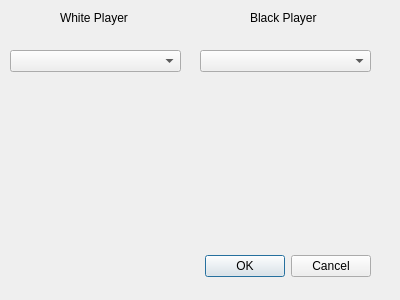
<?xml version="1.0" encoding="UTF-8"?>
<ui version="4.0">
 <class>NewGameDialog</class>
 <widget class="QDialog" name="NewGameDialog">
  <property name="geometry">
   <rect>
    <x>0</x>
    <y>0</y>
    <width>400</width>
    <height>300</height>
   </rect>
  </property>
  <property name="windowTitle">
   <string>New Game</string>
  </property>
  <widget class="QWidget" name="layoutWidget">
   <property name="geometry">
    <rect>
     <x>20</x>
     <y>250</y>
     <width>351</width>
     <height>33</height>
    </rect>
   </property>
   <layout class="QHBoxLayout">
    <property name="spacing">
     <number>6</number>
    </property>
    <property name="margin" stdset="0">
     <number>0</number>
    </property>
    <item>
     <spacer>
      <property name="orientation">
       <enum>Qt::Orientation::Horizontal</enum>
      </property>
      <property name="sizeHint" stdset="0">
       <size>
        <width>131</width>
        <height>31</height>
       </size>
      </property>
     </spacer>
    </item>
    <item>
     <widget class="QPushButton" name="okButton">
      <property name="text">
       <string>OK</string>
      </property>
     </widget>
    </item>
    <item>
     <widget class="QPushButton" name="cancelButton">
      <property name="text">
       <string>Cancel</string>
      </property>
     </widget>
    </item>
   </layout>
  </widget>
  <widget class="QComboBox" name="whitePlayerComboBox">
   <property name="geometry">
    <rect>
     <x>10</x>
     <y>50</y>
     <width>171</width>
     <height>22</height>
    </rect>
   </property>
  </widget>
  <widget class="QComboBox" name="blackPlayerComboBox">
   <property name="geometry">
    <rect>
     <x>200</x>
     <y>50</y>
     <width>171</width>
     <height>22</height>
    </rect>
   </property>
  </widget>
  <widget class="QLabel" name="whitePlayerLabel">
   <property name="geometry">
    <rect>
     <x>60</x>
     <y>10</y>
     <width>71</width>
     <height>16</height>
    </rect>
   </property>
   <property name="text">
    <string>White Player</string>
   </property>
  </widget>
  <widget class="QLabel" name="blackPlayerLabel">
   <property name="geometry">
    <rect>
     <x>250</x>
     <y>10</y>
     <width>71</width>
     <height>16</height>
    </rect>
   </property>
   <property name="text">
    <string>Black Player</string>
   </property>
  </widget>
 </widget>
 <resources/>
 <connections>
  <connection>
   <sender>okButton</sender>
   <signal>clicked()</signal>
   <receiver>NewGameDialog</receiver>
   <slot>accept()</slot>
   <hints>
    <hint type="sourcelabel">
     <x>278</x>
     <y>253</y>
    </hint>
    <hint type="destinationlabel">
     <x>96</x>
     <y>254</y>
    </hint>
   </hints>
  </connection>
  <connection>
   <sender>cancelButton</sender>
   <signal>clicked()</signal>
   <receiver>NewGameDialog</receiver>
   <slot>reject()</slot>
   <hints>
    <hint type="sourcelabel">
     <x>369</x>
     <y>253</y>
    </hint>
    <hint type="destinationlabel">
     <x>179</x>
     <y>282</y>
    </hint>
   </hints>
  </connection>
 </connections>
</ui>
